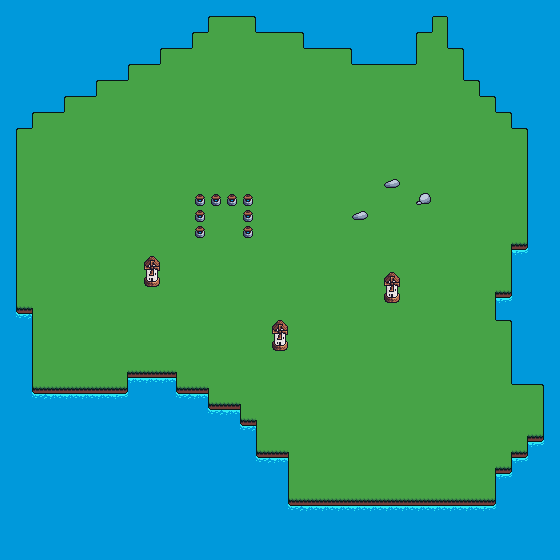

A 2D game scene composited from a Tiled map and its tileset images. What follows is a short description and the map's XML, with each tile layer's data collapsed to a summary:
An orthogonal 35x35 tile map with 16x16 px tiles, 4 tile layers (water, island, bgd_1, fgd_1).

<map version="1.10" tiledversion="1.11.0" orientation="orthogonal" renderorder="right-down" width="35" height="35" tilewidth="16" tileheight="16" infinite="0" nextlayerid="5" nextobjectid="1">
 <tileset firstgid="1" source="../graphics/map.tsx" />
 <layer id="2" name="water" width="35" height="35" locked="1">
  <data>[1225 cells, 1225 non-empty, 1 distinct tile ids]</data>
 </layer>
 <layer id="1" name="island" width="35" height="35">
  <data>[1225 cells, 1225 non-empty, 13 distinct tile ids]</data>
 </layer>
 <layer id="3" name="bgd_1" width="35" height="35" locked="1">
  <data>[1225 cells, 14 non-empty, 4 distinct tile ids]</data>
 </layer>
 <layer id="4" name="fgd_1" width="35" height="35" locked="1">
  <data>[1225 cells, 3 non-empty, 1 distinct tile ids]</data>
 </layer>
</map>